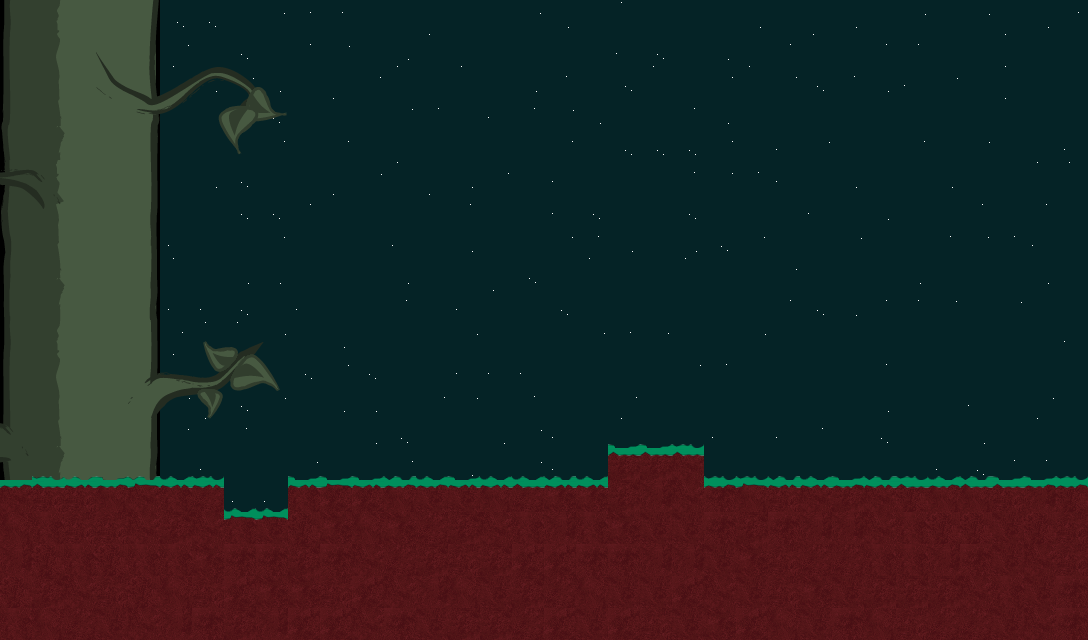

A level layout from a 2D game, rendered from its tile map. Below: a short description, then the map file with tile-grid data replaced by summaries:
An orthogonal 34x20 tile map with 32x32 px tiles, 2 tile layers (collide, grass), 1 hidden layer not drawn, 7 tilesets and 1 object (textField).

<map version="1.0" orientation="orthogonal" width="34" height="20" tilewidth="32" tileheight="32">
 <tileset firstgid="1" name="Night9_01" tilewidth="32" tileheight="32">
  <image source="images/Night9_01.png" width="128" height="128" />
 </tileset>
 <tileset firstgid="17" name="GrassTop4_01" tilewidth="32" tileheight="32">
  <image source="images/GrassTop4_01.png" width="128" height="32" />
 </tileset>
 <tileset firstgid="21" name="Mud4_02" tilewidth="32" tileheight="32">
  <properties>
   <property name="blocked" value="true" />
  </properties>
  <image source="images/Mud4_02.png" width="144" height="96" />
 </tileset>
 <tileset firstgid="33" name="GrassBottom" tilewidth="32" tileheight="32">
  <image source="images/grassbottom.png" width="128" height="32" />
 </tileset>
 <tileset firstgid="37" name="water" tilewidth="32" tileheight="32">
  <properties>
   <property name="frictionx" value="0.8" />
   <property name="frictiony" value="0.1" />
   <property name="gravity" value="0.01" />
  </properties>
  <image source="images/water.png" width="128" height="128" />
 </tileset>
 <tileset firstgid="53" name="branches01" tilewidth="32" tileheight="32">
  <image source="images/branches01.png" width="192" height="779" />
 </tileset>
 <tileset firstgid="197" name="trunk01" tilewidth="32" tileheight="32">
  <properties>
   <property name="blocked" value="true" />
  </properties>
  <image source="images/trunk01.png" width="160" height="320" />
 </tileset>
 <layer name="collide" width="34" height="20">
  <properties>
   <property name="render-index" value="-10000" />
  </properties>
  <data>[680 cells, 680 non-empty, 78 distinct tile ids]</data>
 </layer>
 <layer name="Tile Layer 3" width="34" height="20" visible="0">
  <properties>
   <property name="render-index" value="-11000" />
  </properties>
  <data>[680 cells, 75 non-empty, 10 distinct tile ids]</data>
 </layer>
 <layer name="grass" width="34" height="20">
  <properties>
   <property name="render-index" value="5000" />
  </properties>
  <data>[680 cells, 131 non-empty, 68 distinct tile ids]</data>
 </layer>
 <objectgroup name="teleporters" width="34" height="20">
  <object name="00_text_1" type="textField" x="512" y="320" width="288" height="192">
   <properties>
    <property name="text" value="Welcome to HelloGame! Try exploring right..." />
    <property name="valign" value="top" />
   </properties>
  </object>
 </objectgroup>
</map>
